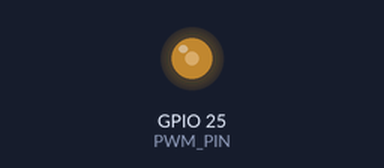
Simulated run of this sketch. Board: ESP32. Parts: output pins drawn as LEDs (lit = HIGH). What the sketch prints to the serial monitor is not drawn.

Above: at 0.25 s.
Timing chart, 0 to 5.0 s (numbered marks = the images above):
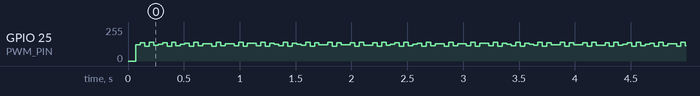

Measured:
- by itself, GPIO 25 (PWM_PIN): moves between 110/255 and 142/255, repeating every 2.1 s

The sketch:

ondaSenoidal.ino
```cpp
/*
 * ESP32 DevKit V1 – PWM senoidal en GPIO25 (compatible con core 3.x y 2.x)
 * - Portadora PWM: 20 kHz (ajustable)
 * - Resolución PWM: 10 bits (0..1023)
 * - Señal objetivo: 60 Hz (ajustable)
 * - duty = 50% + 50% * sin(θ)  =>  0% (mín) … 50% (cero) … 100% (máx)
 */

#include <Arduino.h>
#ifndef M_PI
#define M_PI 3.14159265358979323846
#endif

// ----------------------------- Parámetros PWM
constexpr int   PWM_PIN      = 25;      // GPIO25
constexpr int   PWM_CHANNEL  = 0;       // Solo usado en core 2.x
constexpr int   PWM_FREQ_HZ  = 20000;   // Portadora PWM (20 kHz)
constexpr int   PWM_RES_BITS = 10;      // Resolución (10 bits => 0..1023)
constexpr int   PWM_MAX_DUTY = (1 << PWM_RES_BITS) - 1;

// ----------------------------- Señal seno
constexpr uint16_t SINE_POINTS   = 256; // puntos por ciclo
constexpr double   SINE_FREQ_HZ  = 60.0;

hw_timer_t* s_timer   = nullptr;
volatile uint16_t s_index = 0;
uint16_t s_sineTable[SINE_POINTS];

// ISR: actualiza el duty en cada muestra
void IRAM_ATTR onTimer() {
#if ESP_ARDUINO_VERSION_MAJOR >= 3
  // Core 3.x: escribir por pin
  ledcWrite(PWM_PIN, s_sineTable[s_index]);
#else
  // Core 2.x: escribir por canal
  ledcWrite(PWM_CHANNEL, s_sineTable[s_index]);
#endif

  s_index++;
  if (s_index >= SINE_POINTS) s_index = 0;
}

void buildSineTable() {
  for (uint16_t n = 0; n < SINE_POINTS; ++n) {
    const double theta  = (2.0 * M_PI * n) / static_cast<double>(SINE_POINTS);
    const double unit   = (sin(theta) + 1.0) * 0.5; // [0..1], 0.5 en cero
    const uint16_t duty = static_cast<uint16_t>(round(unit * PWM_MAX_DUTY));
    s_sineTable[n] = duty;
  }
}

void setupPWM() {
#if ESP_ARDUINO_VERSION_MAJOR >= 3
  // Core 3.x: API por pin
  ledcAttach(PWM_PIN, PWM_FREQ_HZ, PWM_RES_BITS);
  ledcWrite(PWM_PIN, PWM_MAX_DUTY / 2);   // arranca a 50%
#else
  // Core 2.x: API por canal
  ledcSetup(PWM_CHANNEL, PWM_FREQ_HZ, PWM_RES_BITS);
  ledcAttachPin(PWM_PIN, PWM_CHANNEL);
  ledcWrite(PWM_CHANNEL, PWM_MAX_DUTY / 2);
#endif
}

void setupTimer() {
  // Frecuencia de muestreo = puntos * f_sine (p.ej., 256*60 = 15360 Hz)
  const double sampleRateHz = static_cast<double>(SINE_POINTS) * SINE_FREQ_HZ;

#if ESP_ARDUINO_VERSION_MAJOR >= 3
  // Core 3.x
  s_timer = timerBegin((uint32_t)round(sampleRateHz)); // base frequency en Hz
  timerAttachInterrupt(s_timer, &onTimer);
  // Firma 3.x: timerAlarm(timer, alarm_value, autoreload, reload_count)
  // Ponemos alarm_value=1 tick a la base 'sampleRateHz' y autoreload.
  timerAlarm(s_timer, 1, true, 0);
  timerStart(s_timer);
#else
  // Core 2.x
  const int   TIMER_ID      = 0;
  const int   TIMER_DIVIDER = 80; // 80 MHz / 80 = 1 MHz
  const uint32_t alarm_us   = (uint32_t)round(1e6 / sampleRateHz);

  s_timer = timerBegin(TIMER_ID, TIMER_DIVIDER, true);   // count up a 1 MHz
  timerAttachInterrupt(s_timer, &onTimer, true);         // edge
  timerAlarmWrite(s_timer, alarm_us, true);              // autoreload
  timerAlarmEnable(s_timer);
#endif
}

void setup() {
  buildSineTable();
  setupPWM();
  setupTimer();

  Serial.begin(115200);
  delay(200);
  Serial.println();
  Serial.println(F("== PWM senoidal en GPIO25 (ESP32) =="));
  Serial.printf("PWM: %d Hz, %d bits (max duty = %d)\n", PWM_FREQ_HZ, PWM_RES_BITS, PWM_MAX_DUTY);
  Serial.printf("Sine: %.2f Hz, %u puntos\n", SINE_FREQ_HZ, SINE_POINTS);
  const double sampleRateHz = static_cast<double>(SINE_POINTS) * SINE_FREQ_HZ;
  Serial.printf("Sample rate: %.2f Hz\n", sampleRateHz);
  Serial.println(F("Mapa: 0% = min, 50% = cero, 100% = max de la onda."));
}

void loop() {
  // Todo ocurre en la ISR.
}
```
